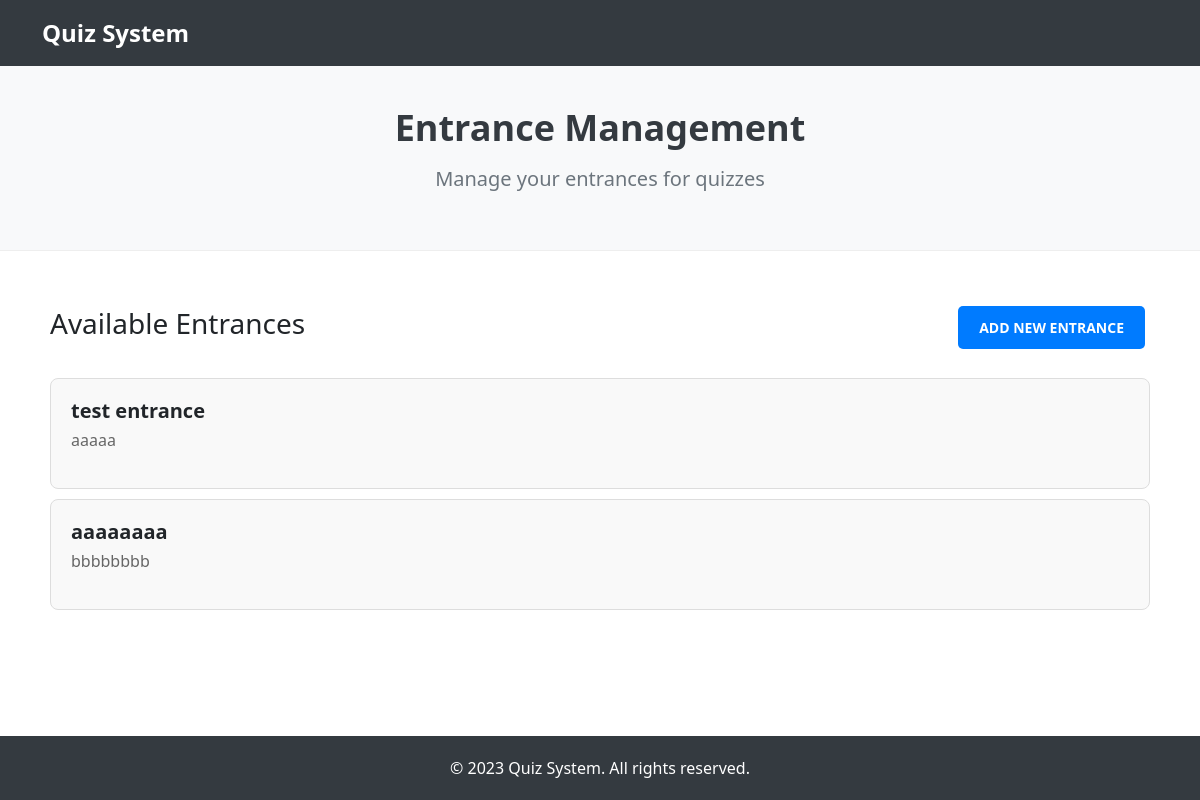
Before: /entrance_manage/1 (signed in) with the older database file.
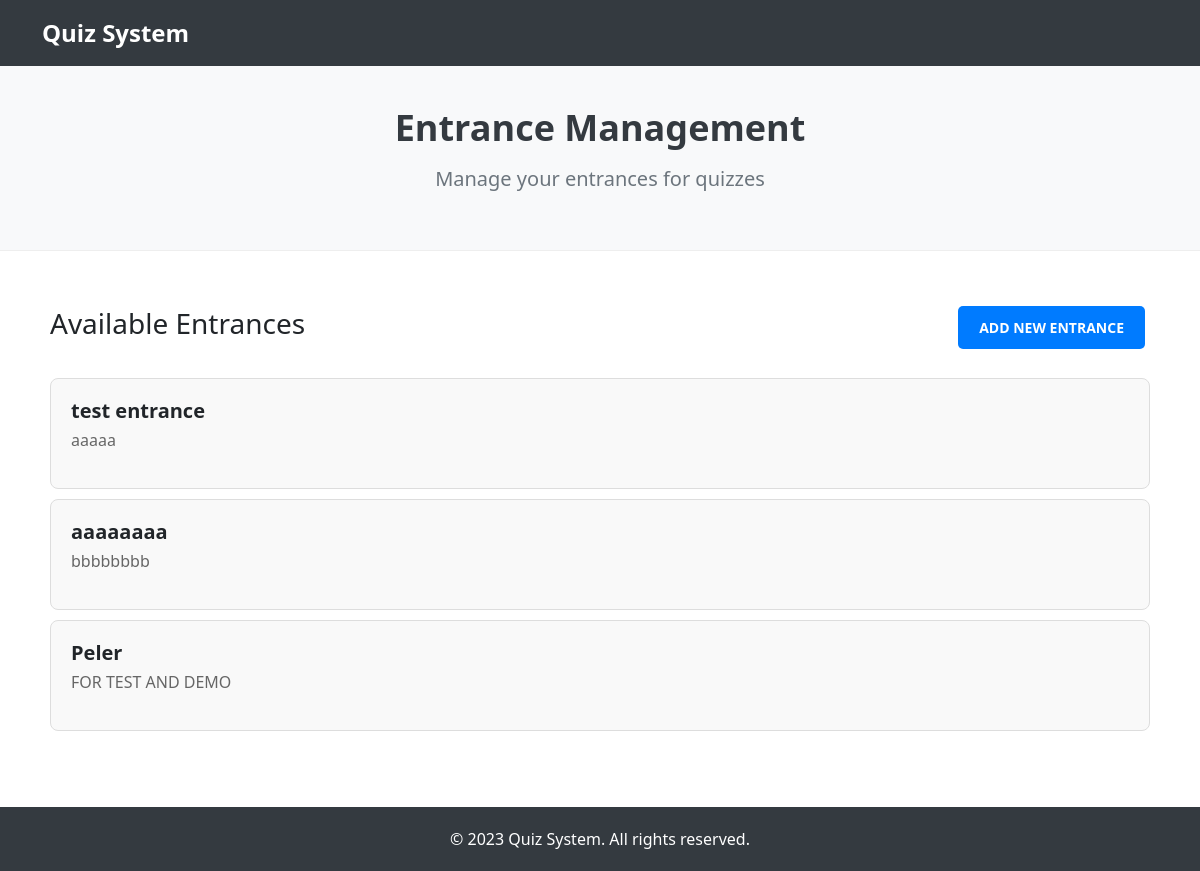
After: the same page with the newer database file.
### app.py (models this page shows, shortened)
class Entrance(db.Model):
    __tablename__ = 'entrance'
    id = db.Column(db.Integer, primary_key=True)
    quiz_id = db.Column(db.Integer, db.ForeignKey('quiz.id'))
    name = db.Column(db.String(256), unique=False, nullable=False)
    description = db.Column(db.String(256), unique=False, nullable=False)
    result = db.relationship('Result', backref='entrance')

### app.py (the view)
@app.route('/entrance_manage/<quiz_id>')
def entrance_manage(quiz_id):
    if session.get('admin', False):
        entrances = []
        for entrance in Entrance.query.filter_by(quiz_id=quiz_id).all():
            entrances.append(
                {'id': entrance.id, 'quiz_id': entrance.quiz_id, 'name': entrance.name, 'description': entrance.description})
        return render_template('admin/manage_entrance.html', entrances=entrances, quiz_id=quiz_id)
    return redirect(url_for('admin_login'))

### templates/admin/manage_entrance.html (shortened to what this page needs)
<!DOCTYPE html>
<html lang="en">
<head>
    <link href="{{ url_for('static', filename='bootstrap.min.css') }}" rel="stylesheet">
</head>
<body>
    <nav class="navbar navbar-expand-lg navbar-dark navbar-custom">
        <div class="container">
            <a class="navbar-brand" href="{{ url_for('admin') }}">Quiz System</a>
        </div>
    </nav>
    <div class="wrapper">
        <div class="header-section">
            <div class="container">
                <h1 class="header-title">Entrance Management</h1>
                <p class="header-subtitle">Manage your entrances for quizzes</p>
            </div>
        </div>
        <div class="container content-container">
            <div class="d-flex justify-content-between align-items-center mb-4">
                <h3>Available Entrances</h3>
                <a href="{{ url_for('entrance_add', quiz_id=quiz_id) }}" class="btn btn-custom btn-add">Add New Entrance</a>
            </div>
            <ul class="exam-list">
                {% for entrance in entrances %}
                    <li class="exam-item">
                        <div class="exam-info">
                            <h5 class="exam-title">{{ entrance['name'] }}</h5>
                            <p class="exam-subtitle">{{ entrance['description'] }}</p>
                        </div>
                    </li>
                {% endfor %}
            </ul>
        </div>
    </div>
    <div class="footer-section">
        <div class="container">
            <p class="footer-text">&copy; 2023 Quiz System. All rights reserved.</p>
        </div>
    </div>
</body>
</html>

### templates/admin/manage_entrance.html (style rules this page uses)
html, body { height: 100%; margin: 0; display: flex; flex-direction: column; }
.wrapper { flex: 1; }
.navbar-custom { background-color: #343a40; padding: 10px 0; }
.navbar-brand { font-size: 24px; font-weight: bold; }
.header-section { background-color: #f8f9fa; color: #343a40; padding: 40px 0; text-align: center; margin-bottom: 30px; border-bottom: 1px solid #eee; }
.header-title { font-size: 36px; font-weight: bold; margin-bottom: 15px; }
.header-subtitle { font-size: 20px; font-weight: 300; color: #6c757d; }
.exam-list { list-style: none; padding: 0; }
.exam-item { display: flex; justify-content: space-between; align-items: center; border: 1px solid #ddd; border-radius: 8px; padding: 20px; margin: 10px 0; background-color: #f9f9f9; transition: transform 0.2s; }
.exam-info { flex: 1; }
.exam-title { font-size: 20px; font-weight: bold; margin-bottom: 5px; }
.exam-subtitle { font-size: 16px; color: #666; }
.btn-custom { margin: 5px; padding: 10px 20px; border-radius: 5px; font-size: 14px; font-weight: bold; text-transform: uppercase; }
.btn-add { background-color: #007bff; color: white; }
.footer-section { background-color: #343a40; color: white; padding: 20px 0; text-align: center; margin-top: 40px; }
.footer-text { margin: 0; font-size: 16px; }
.content-container { padding: 20px; }

Changed rows visible on the page:
added Entrance: name "Peler", description "FOR TEST AND DEMO"
